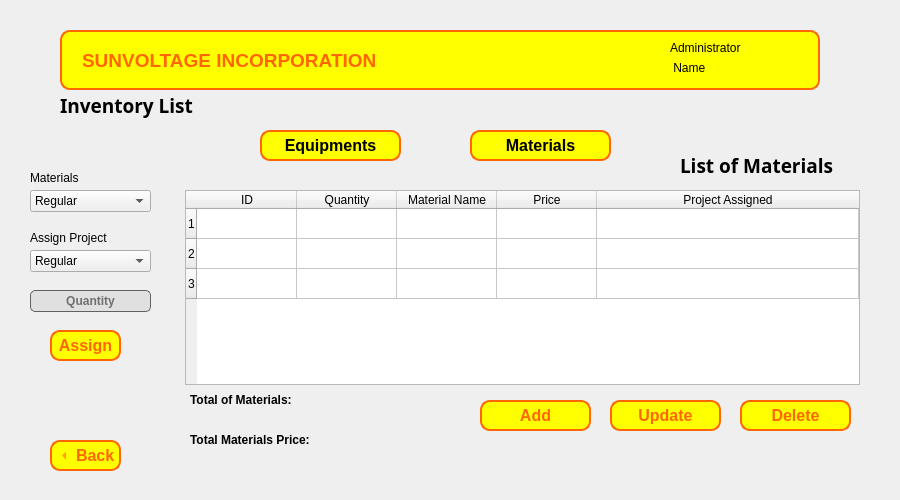
<?xml version="1.0" encoding="UTF-8"?>
<ui version="4.0">
 <class>Form</class>
 <widget class="QWidget" name="Form">
  <property name="geometry">
   <rect>
    <x>0</x>
    <y>0</y>
    <width>900</width>
    <height>500</height>
   </rect>
  </property>
  <property name="windowTitle">
   <string>Form</string>
  </property>
  <widget class="QLabel" name="Label_admin_name">
   <property name="geometry">
    <rect>
     <x>670</x>
     <y>60</y>
     <width>131</width>
     <height>16</height>
    </rect>
   </property>
   <property name="text">
    <string> Name</string>
   </property>
  </widget>
  <widget class="QLabel" name="label_User">
   <property name="geometry">
    <rect>
     <x>670</x>
     <y>40</y>
     <width>111</width>
     <height>16</height>
    </rect>
   </property>
   <property name="text">
    <string>Administrator</string>
   </property>
  </widget>
  <widget class="QToolButton" name="button_add_material">
   <property name="geometry">
    <rect>
     <x>480</x>
     <y>400</y>
     <width>111</width>
     <height>31</height>
    </rect>
   </property>
   <property name="font">
    <font>
     <pointsize>12</pointsize>
     <bold>true</bold>
    </font>
   </property>
   <property name="styleSheet">
    <string notr="true">QToolButton {
				color: rgb(255, 102, 0);
                background-color: rgb(255, 255, 0);
                border-color: rgb(255, 102, 0);
                border: 2px solid #ff6600;
                border-radius: 10px;
            }
            QToolButton:hover, QToolButton:pressed {
                background-color: rgb(255, 183, 0);
            }</string>
   </property>
   <property name="text">
    <string>Add</string>
   </property>
   <property name="iconSize">
    <size>
     <width>20</width>
     <height>20</height>
    </size>
   </property>
   <property name="checkable">
    <bool>true</bool>
   </property>
   <property name="checked">
    <bool>false</bool>
   </property>
   <property name="toolButtonStyle">
    <enum>Qt::ToolButtonTextOnly</enum>
   </property>
   <property name="autoRaise">
    <bool>false</bool>
   </property>
   <property name="arrowType">
    <enum>Qt::NoArrow</enum>
   </property>
  </widget>
  <widget class="QLabel" name="label_lists_or_profile">
   <property name="geometry">
    <rect>
     <x>60</x>
     <y>90</y>
     <width>291</width>
     <height>31</height>
    </rect>
   </property>
   <property name="font">
    <font>
     <family>Segoe UI Black</family>
     <pointsize>14</pointsize>
     <bold>true</bold>
    </font>
   </property>
   <property name="text">
    <string>Inventory List</string>
   </property>
  </widget>
  <widget class="QPushButton" name="button_equipment">
   <property name="geometry">
    <rect>
     <x>260</x>
     <y>130</y>
     <width>141</width>
     <height>31</height>
    </rect>
   </property>
   <property name="font">
    <font>
     <pointsize>12</pointsize>
     <bold>true</bold>
    </font>
   </property>
   <property name="cursor">
    <cursorShape>ArrowCursor</cursorShape>
   </property>
   <property name="autoFillBackground">
    <bool>false</bool>
   </property>
   <property name="styleSheet">
    <string notr="true">QPushButton {
                background-color: rgb(255, 255, 0);
                border-color: rgb(255, 102, 0);
                border: 2px solid #ff6600;
                border-radius: 10px;
            }
            QPushButton:hover, QPushButton:pressed {
                background-color: rgb(255, 183, 0);
            }</string>
   </property>
   <property name="text">
    <string>Equipments</string>
   </property>
   <property name="checkable">
    <bool>true</bool>
   </property>
   <property name="checked">
    <bool>false</bool>
   </property>
  </widget>
  <widget class="QToolButton" name="backButton">
   <property name="geometry">
    <rect>
     <x>50</x>
     <y>440</y>
     <width>71</width>
     <height>31</height>
    </rect>
   </property>
   <property name="font">
    <font>
     <pointsize>12</pointsize>
     <bold>true</bold>
    </font>
   </property>
   <property name="styleSheet">
    <string notr="true">QToolButton {
				color: rgb(255, 102, 0);
                background-color: rgb(255, 255, 0);
                border-color: rgb(255, 102, 0);
                border: 2px solid #ff6600;
                border-radius: 10px;
            }
            QToolButton:hover, QToolButton:pressed {
                background-color: rgb(255, 183, 0);
            }</string>
   </property>
   <property name="text">
    <string>Back</string>
   </property>
   <property name="iconSize">
    <size>
     <width>20</width>
     <height>20</height>
    </size>
   </property>
   <property name="checkable">
    <bool>true</bool>
   </property>
   <property name="checked">
    <bool>false</bool>
   </property>
   <property name="toolButtonStyle">
    <enum>Qt::ToolButtonTextBesideIcon</enum>
   </property>
   <property name="arrowType">
    <enum>Qt::LeftArrow</enum>
   </property>
  </widget>
  <widget class="QLabel" name="Header">
   <property name="geometry">
    <rect>
     <x>60</x>
     <y>30</y>
     <width>760</width>
     <height>60</height>
    </rect>
   </property>
   <property name="font">
    <font>
     <pointsize>14</pointsize>
     <bold>true</bold>
    </font>
   </property>
   <property name="styleSheet">
    <string notr="true">color: rgb(255, 102, 0);
background-color: rgb(255, 255, 0);
border-color: rgb(255, 102, 0);
border: 2px solid #ff6600; 
border-radius: 10px;
</string>
   </property>
   <property name="text">
    <string>SUNVOLTAGE INCORPORATION</string>
   </property>
   <property name="textFormat">
    <enum>Qt::AutoText</enum>
   </property>
   <property name="scaledContents">
    <bool>false</bool>
   </property>
   <property name="margin">
    <number>0</number>
   </property>
   <property name="indent">
    <number>20</number>
   </property>
  </widget>
  <widget class="QPushButton" name="button_material_button">
   <property name="geometry">
    <rect>
     <x>470</x>
     <y>130</y>
     <width>141</width>
     <height>31</height>
    </rect>
   </property>
   <property name="font">
    <font>
     <pointsize>12</pointsize>
     <bold>true</bold>
    </font>
   </property>
   <property name="autoFillBackground">
    <bool>false</bool>
   </property>
   <property name="styleSheet">
    <string notr="true">QPushButton {
                background-color: rgb(255, 255, 0);
                border-color: rgb(255, 102, 0);
                border: 2px solid #ff6600;
                border-radius: 10px;
            }
            QPushButton:hover, QPushButton:pressed {
                background-color: rgb(255, 183, 0);
            }</string>
   </property>
   <property name="text">
    <string>Materials</string>
   </property>
   <property name="checkable">
    <bool>true</bool>
   </property>
  </widget>
  <widget class="QTableWidget" name="tablewidget_materials_list">
   <property name="geometry">
    <rect>
     <x>185</x>
     <y>190</y>
     <width>675</width>
     <height>195</height>
    </rect>
   </property>
   <property name="selectionBehavior">
    <enum>QAbstractItemView::SelectRows</enum>
   </property>
   <property name="rowCount">
    <number>3</number>
   </property>
   <property name="columnCount">
    <number>5</number>
   </property>
   <attribute name="horizontalHeaderStretchLastSection">
    <bool>true</bool>
   </attribute>
   <attribute name="verticalHeaderStretchLastSection">
    <bool>false</bool>
   </attribute>
   <row/>
   <row/>
   <row/>
   <column>
    <property name="text">
     <string>ID</string>
    </property>
   </column>
   <column>
    <property name="text">
     <string>Quantity</string>
    </property>
   </column>
   <column>
    <property name="text">
     <string>Material Name</string>
    </property>
   </column>
   <column>
    <property name="text">
     <string>Price</string>
    </property>
   </column>
   <column>
    <property name="text">
     <string>Project Assigned</string>
    </property>
   </column>
  </widget>
  <widget class="QLabel" name="label_total_material_price">
   <property name="geometry">
    <rect>
     <x>190</x>
     <y>430</y>
     <width>141</width>
     <height>20</height>
    </rect>
   </property>
   <property name="font">
    <font>
     <bold>true</bold>
    </font>
   </property>
   <property name="text">
    <string>Total Materials Price: </string>
   </property>
  </widget>
  <widget class="QLabel" name="label_total_num_material">
   <property name="geometry">
    <rect>
     <x>190</x>
     <y>390</y>
     <width>141</width>
     <height>20</height>
    </rect>
   </property>
   <property name="font">
    <font>
     <bold>true</bold>
    </font>
   </property>
   <property name="text">
    <string>Total of Materials: </string>
   </property>
  </widget>
  <widget class="QLabel" name="label_lists_or_profile_2">
   <property name="geometry">
    <rect>
     <x>680</x>
     <y>150</y>
     <width>181</width>
     <height>31</height>
    </rect>
   </property>
   <property name="font">
    <font>
     <family>Segoe UI Black</family>
     <pointsize>14</pointsize>
     <bold>true</bold>
    </font>
   </property>
   <property name="text">
    <string>List of Materials</string>
   </property>
  </widget>
  <widget class="QToolButton" name="button_delete_material">
   <property name="geometry">
    <rect>
     <x>740</x>
     <y>400</y>
     <width>111</width>
     <height>31</height>
    </rect>
   </property>
   <property name="font">
    <font>
     <pointsize>12</pointsize>
     <bold>true</bold>
    </font>
   </property>
   <property name="styleSheet">
    <string notr="true">QToolButton {
				color: rgb(255, 102, 0);
                background-color: rgb(255, 255, 0);
                border-color: rgb(255, 102, 0);
                border: 2px solid #ff6600;
                border-radius: 10px;
            }
            QToolButton:hover, QToolButton:pressed {
                background-color: rgb(255, 183, 0);
            }</string>
   </property>
   <property name="text">
    <string>Delete</string>
   </property>
   <property name="iconSize">
    <size>
     <width>20</width>
     <height>20</height>
    </size>
   </property>
   <property name="checkable">
    <bool>true</bool>
   </property>
   <property name="checked">
    <bool>false</bool>
   </property>
   <property name="toolButtonStyle">
    <enum>Qt::ToolButtonTextOnly</enum>
   </property>
   <property name="autoRaise">
    <bool>false</bool>
   </property>
   <property name="arrowType">
    <enum>Qt::NoArrow</enum>
   </property>
  </widget>
  <widget class="QToolButton" name="button_update_material">
   <property name="geometry">
    <rect>
     <x>610</x>
     <y>400</y>
     <width>111</width>
     <height>31</height>
    </rect>
   </property>
   <property name="font">
    <font>
     <pointsize>12</pointsize>
     <bold>true</bold>
    </font>
   </property>
   <property name="styleSheet">
    <string notr="true">QToolButton {
				color: rgb(255, 102, 0);
                background-color: rgb(255, 255, 0);
                border-color: rgb(255, 102, 0);
                border: 2px solid #ff6600;
                border-radius: 10px;
            }
            QToolButton:hover, QToolButton:pressed {
                background-color: rgb(255, 183, 0);
            }</string>
   </property>
   <property name="text">
    <string>Update</string>
   </property>
   <property name="iconSize">
    <size>
     <width>20</width>
     <height>20</height>
    </size>
   </property>
   <property name="checkable">
    <bool>true</bool>
   </property>
   <property name="checked">
    <bool>false</bool>
   </property>
   <property name="toolButtonStyle">
    <enum>Qt::ToolButtonTextOnly</enum>
   </property>
   <property name="autoRaise">
    <bool>false</bool>
   </property>
   <property name="arrowType">
    <enum>Qt::NoArrow</enum>
   </property>
  </widget>
  <widget class="QLabel" name="label">
   <property name="geometry">
    <rect>
     <x>30</x>
     <y>170</y>
     <width>81</width>
     <height>16</height>
    </rect>
   </property>
   <property name="text">
    <string>Materials</string>
   </property>
  </widget>
  <widget class="QToolButton" name="button_assign">
   <property name="geometry">
    <rect>
     <x>50</x>
     <y>330</y>
     <width>71</width>
     <height>31</height>
    </rect>
   </property>
   <property name="font">
    <font>
     <pointsize>12</pointsize>
     <bold>true</bold>
    </font>
   </property>
   <property name="styleSheet">
    <string notr="true">QToolButton {
				color: rgb(255, 102, 0);
                background-color: rgb(255, 255, 0);
                border-color: rgb(255, 102, 0);
                border: 2px solid #ff6600;
                border-radius: 10px;
            }
            QToolButton:hover, QToolButton:pressed {
                background-color: rgb(255, 183, 0);
            }</string>
   </property>
   <property name="text">
    <string>Assign</string>
   </property>
   <property name="iconSize">
    <size>
     <width>20</width>
     <height>20</height>
    </size>
   </property>
   <property name="checkable">
    <bool>true</bool>
   </property>
   <property name="checked">
    <bool>false</bool>
   </property>
   <property name="toolButtonStyle">
    <enum>Qt::ToolButtonTextOnly</enum>
   </property>
   <property name="autoRaise">
    <bool>false</bool>
   </property>
   <property name="arrowType">
    <enum>Qt::NoArrow</enum>
   </property>
  </widget>
  <widget class="QLabel" name="label_2">
   <property name="geometry">
    <rect>
     <x>30</x>
     <y>230</y>
     <width>81</width>
     <height>16</height>
    </rect>
   </property>
   <property name="text">
    <string>Assign Project</string>
   </property>
  </widget>
  <widget class="QComboBox" name="materials_ddl">
   <property name="geometry">
    <rect>
     <x>30</x>
     <y>190</y>
     <width>121</width>
     <height>22</height>
    </rect>
   </property>
   <property name="font">
    <font>
     <bold>false</bold>
    </font>
   </property>
   <property name="styleSheet">
    <string notr="true">
QComboBox:focus {
    border: 2px solid #ff6600;
}</string>
   </property>
   <property name="placeholderText">
    <string/>
   </property>
   <item>
    <property name="text">
     <string>Regular</string>
    </property>
   </item>
   <item>
    <property name="text">
     <string>Casual</string>
    </property>
   </item>
   <item>
    <property name="text">
     <string>Part-Time</string>
    </property>
   </item>
   <item>
    <property name="text">
     <string>Probationary</string>
    </property>
   </item>
  </widget>
  <widget class="QComboBox" name="materials_ddl_2">
   <property name="geometry">
    <rect>
     <x>30</x>
     <y>250</y>
     <width>121</width>
     <height>22</height>
    </rect>
   </property>
   <property name="font">
    <font>
     <bold>false</bold>
    </font>
   </property>
   <property name="styleSheet">
    <string notr="true">
QComboBox:focus {
    border: 2px solid #ff6600;
}</string>
   </property>
   <property name="placeholderText">
    <string/>
   </property>
   <item>
    <property name="text">
     <string>Regular</string>
    </property>
   </item>
   <item>
    <property name="text">
     <string>Casual</string>
    </property>
   </item>
   <item>
    <property name="text">
     <string>Part-Time</string>
    </property>
   </item>
   <item>
    <property name="text">
     <string>Probationary</string>
    </property>
   </item>
  </widget>
  <widget class="QLineEdit" name="material_quantity">
   <property name="geometry">
    <rect>
     <x>30</x>
     <y>290</y>
     <width>121</width>
     <height>22</height>
    </rect>
   </property>
   <property name="font">
    <font>
     <bold>true</bold>
    </font>
   </property>
   <property name="styleSheet">
    <string notr="true">QLineEdit {
	border: 1px solid #616161;
	background-color: #E0E0E0;
	border-radius: 5px;
}

QLineEdit::placeholder {
    color: #a9a9a9;
}

QLineEdit:focus {
    border: 2px solid #ff6600;
}</string>
   </property>
   <property name="alignment">
    <set>Qt::AlignCenter</set>
   </property>
   <property name="placeholderText">
    <string>Quantity</string>
   </property>
  </widget>
  <zorder>Header</zorder>
  <zorder>Label_admin_name</zorder>
  <zorder>label_User</zorder>
  <zorder>button_add_material</zorder>
  <zorder>label_lists_or_profile</zorder>
  <zorder>button_equipment</zorder>
  <zorder>backButton</zorder>
  <zorder>button_material_button</zorder>
  <zorder>tablewidget_materials_list</zorder>
  <zorder>label_total_material_price</zorder>
  <zorder>label_total_num_material</zorder>
  <zorder>label_lists_or_profile_2</zorder>
  <zorder>button_delete_material</zorder>
  <zorder>button_update_material</zorder>
  <zorder>label</zorder>
  <zorder>button_assign</zorder>
  <zorder>label_2</zorder>
  <zorder>materials_ddl</zorder>
  <zorder>materials_ddl_2</zorder>
  <zorder>material_quantity</zorder>
 </widget>
 <resources/>
 <connections/>
</ui>
